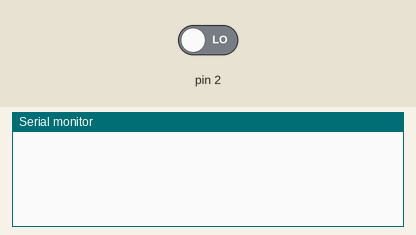
This sketch was run on a simulated Arduino Uno, built with avr-gcc and run on an emulated ATmega328P. Shown: the last lines printed to the serial monitor. The test bench sets the inputs (shaded band); at power-on: pin 2 LOW.

Above: at 1.2 s.
1.3 s: pin 2 driven HIGH
At 1.6 s:
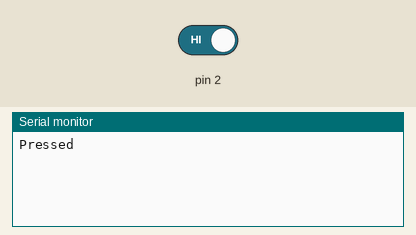
2.8 s: pin 2 driven LOW
At 4.0 s:
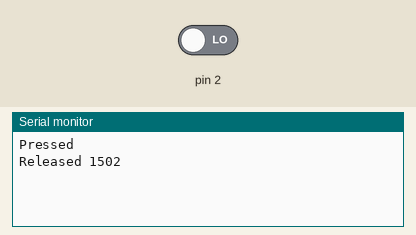

The sketch:

06.ButtonPressedTime.ino
```cpp
int val;
int prevVal;
int startTime;

void setup() {
  Serial.begin(9600);
  pinMode(2, INPUT);
}

void loop() {
  val = digitalRead(2);

  if (prevVal == LOW && val == HIGH) {
    Serial.println("Pressed ");
    startTime = millis();
  }
  if (prevVal == HIGH && val == LOW) {
    Serial.print("Released ");
    Serial.println(millis() - startTime);
  }
  prevVal = val;
  delay(10);
}
```

Measured:
- after the input at 1.3 s, the serial monitor: prints a new line at once (image 1)
- after the input at 2.8 s, the serial monitor: prints a new line at once (image 2)
